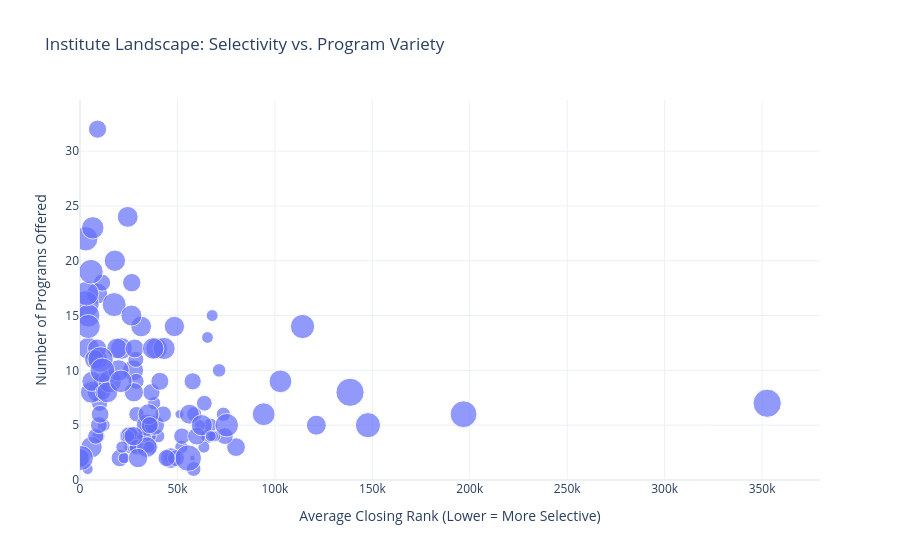

The cell this chart's notebook holds for it:
### Code cell
import plotly.express as px

fig = px.scatter(
    institute_stats_df,
    x='Institute_Closing_Mean',
    y='Total_Programs',
    size='Institute_Closing_STD_Ratio',
    hover_name='Institute',
    title='Institute Landscape: Selectivity vs. Program Variety',
    labels={
        'Institute_Closing_Mean': 'Average Closing Rank (Lower = More Selective)',
        'Total_Programs': 'Number of Programs Offered',
        'Institute_Closing_STD_Ratio': 'Branch Disparity (Rank Spread)'
    }
)
fig.update_layout(template='plotly_white', xaxis=dict(rangemode='nonnegative'), yaxis=dict(rangemode='nonnegative'))
fig.show()

### Figure 1 — Plotly figure (JSON) as saved in the notebook; plotly's stock layout.template omitted (floating-point values rounded to 4 significant figures)
{"data": [{"hovertemplate": "<b>%{hovertext}</b><br><br>Average Closing Rank (Lower = More Selective)=%{x}<br>Number of Programs Offered=%{y}<br>Branch Disparity (Rank Spread)=%{marker.size}<extra></extra>", "hovertext": ["Assam University, Silchar", "Atal Bihari Vajpayee Indian Institute of Information Technology & Management Gwalior", "Birla Institute of Technology, Deoghar Off-Campus", "Birla Institute of Technology, Mesra, Ranchi", "Birla Institute of Technology, Patna Off-Campus", "CU Jharkhand", "Central University of Haryana", "Central University of Jammu", "Central University of Rajasthan, Rajasthan", "Central institute of Technology Kokrajar, Assam", "Chhattisgarh Swami Vivekanada Technical University, Bhilai (CSVTU Bhilai)", "Dr. B R Ambedkar National Institute of Technology, Jalandhar", "Gati Shakti Vishwavidyalaya, Vadodara", "Ghani Khan Choudhary Institute of Engineering and Technology, Malda, West Bengal", "Gurukula Kangri Vishwavidyalaya, Haridwar", "INDIAN INSTITUTE OF INFORMATION TECHNOLOGY SENAPATI MANIPUR", "Indian Institute of Carpet Technology, Bhadohi", "Indian Institute of Engineering Science and Technology, Shibpur", "Indian Institute of Handloom Technology(IIHT), Varanasi", "Indian Institute of Handloom Technology, Salem", "Indian Institute of Information Technology (IIIT) Nagpur", "Indian Institute of Information Technology (IIIT) Pune", "Indian Institute of Information Technology (IIIT) Ranchi", "Indian Institute of Information Technology (IIIT), Sri City, Chittoor", "Indian Institute of Information Technology (IIIT)Kota, Rajasthan", "Indian Institute of Information Technology Bhagalpur", "Indian Institute of Information Technology Bhopal", "Indian Institute of Information Technology Design & Manufacturing Kurnool, Andhra Pradesh", "Indian Institute of Information Technology Guwahati", "Indian Institute of Information Technology Lucknow", "Indian Institute of Information Technology Surat", "Indian Institute of Information Technology Tiruchirappalli", "Indian Institute of Information Technology(IIIT) Dharwad", "Indian Institute of Information Technology(IIIT) Kalyani, West Bengal", "Indian Institute of Information Technology(IIIT) Kilohrad, Sonepat, Haryana", "Indian Institute of Information Technology(IIIT) Kottayam", "Indian Institute of Information Technology(IIIT) Una, Himachal Pradesh", "Indian Institute of Information Technology(IIIT), Vadodara, Gujrat", "Indian Institute of Information Technology, Agartala", "Indian Institute of Information Technology, Allahabad", "Indian Institute of Information Technology, Design & Manufacturing, Kancheepuram", "Indian Institute of Information Technology, Vadodara International Campus Diu (IIITVICD)", "Indian Institute of Technology (BHU) Varanasi", "Indian Institute of Technology (ISM) Dhanbad", "Indian Institute of Technology Bhilai", "Indian Institute of Technology Bhubaneswar", "Indian Institute of Technology Bombay", "Indian Institute of Technology Delhi", "Indian Institute of Technology Dharwad", "Indian Institute of Technology Gandhinagar", "Indian Institute of Technology Goa", "Indian Institute of Technology Guwahati", "Indian Institute of Technology Hyderabad", "Indian Institute of Technology Indore", "Indian Institute of Technology Jammu", "Indian Institute of Technology Jodhpur", "Indian Institute of Technology Kanpur", "Indian Institute of Technology Kharagpur", "Indian Institute of Technology Madras", "Indian Institute of Technology Mandi", "Indian Institute of Technology Palakkad", "Indian Institute of Technology Patna", "Indian Institute of Technology Roorkee", "Indian Institute of Technology Ropar", "Indian Institute of Technology Tirupati", "Indian institute of information technology, Raichur, Karnataka", "Institute of Chemical Technology, Mumbai: Indian Oil Odisha Campus, Bhubaneswar", "Institute of Engineering and Technology, Dr. H. S. Gour University. Sagar (A Central University)", "Institute of Infrastructure, Technology, Research and Management-Ahmedabad", "International Institute of Information Technology, Bhubaneswar", "International Institute of Information Technology, Naya Raipur", "Islamic University of Science and Technology Kashmir", "J.K. Institute of Applied Physics & Technology, Department of Electronics & Communication, University of Allahabad- Allahabad", "Jawaharlal Nehru University, Delhi", "Malaviya National Institute of Technology Jaipur", "Maulana Azad National Institute of Technology Bhopal", "Mizoram University, Aizawl", "Motilal Nehru National Institute of Technology Allahabad", "National Institute of Advanced Manufacturing Technology, Ranchi", "National Institute of Electronics and Information Technology, Ajmer (Rajasthan)", "National Institute of Electronics and Information Technology, Aurangabad (Maharashtra)", "National Institute of Electronics and Information Technology, Gorakhpur (UP)", "National Institute of Electronics and Information Technology, Patna (Bihar)", "National Institute of Electronics and Information Technology, Ropar (Punjab)", "National Institute of Food Technology Entrepreneurship and Management, Kundli", "National Institute of Food Technology Entrepreneurship and Management, Thanjavur", "National Institute of Technology Agartala", "National Institute of Technology Arunachal Pradesh", "National Institute of Technology Calicut", "National Institute of Technology Delhi", "National Institute of Technology Durgapur", "National Institute of Technology Goa", "National Institute of Technology Hamirpur", "National Institute of Technology Karnataka, Surathkal", "National Institute of Technology Meghalaya", "National Institute of Technology Nagaland", "National Institute of Technology Patna", "National Institute of Technology Puducherry", "National Institute of Technology Raipur", "National Institute of Technology Sikkim", "National Institute of Technology, Andhra Pradesh", "National Institute of Technology, Jamshedpur", "National Institute of Technology, Kurukshetra", "National Institute of Technology, Manipur", "National Institute of Technology, Mizoram", "National Institute of Technology, Rourkela", "National Institute of Technology, Silchar", "National Institute of Technology, Srinagar", "National Institute of Technology, Tiruchirappalli", "National Institute of Technology, Uttarakhand", "National Institute of Technology, Warangal", "North Eastern Regional Institute of Science and Technology, Nirjuli-791109 (Itanagar),Arunachal Pradesh", "North-Eastern Hill University, Shillong", "Pt. Dwarka Prasad Mishra Indian Institute of Information Technology, Design & Manufacture Jabalpur", "Puducherry Technological University, Puducherry", "Punjab Engineering College, Chandigarh", "Rajiv Gandhi National Aviation University, Fursatganj, Amethi (UP)", "Sant Longowal Institute of Engineering and Technology", "Sardar Vallabhbhai National Institute of Technology, Surat", "School of Engineering, Tezpur University, Napaam, Tezpur", "School of Planning & Architecture, Bhopal", "School of Planning & Architecture, New Delhi", "School of Planning & Architecture: Vijayawada", "School of Studies of Engineering and Technology, Guru Ghasidas Vishwavidyalaya, Bilaspur", "Shri G. S. Institute of Technology and Science Indore", "Shri Mata Vaishno Devi University, Katra, Jammu & Kashmir", "University of Hyderabad", "Visvesvaraya National Institute of Technology, Nagpur"], "legendgroup": "", "marker": {"color": "#636efa", "size": [0.4913, 0.2347, 0.3925, 0.5758, 0.3497, 0.1879, 0.2891, 0.2789, 0.2476, 0.1809, 0.2022, 0.6018, 0.3165, 0.5561, 0.1623, 0.1145, 0, 0.6198, 0, 0, 0.3341, 0.4238, 0.4361, 0.2719, 0.1718, 0.2455, 0.3522, 0.242, 0.1809, 0.2447, 0.5113, 0.4791, 0.2957, 0.1795, 0.3421, 0.2515, 0.1485, 0.215, 0, 0.6388, 0.358, 0.1984, 0.6179, 0.4076, 0.37, 0.5157, 1.074, 0.8247, 0.4171, 0.6617, 0.3633, 0.6862, 0.7378, 0.5677, 0.3436, 0.4799, 0.8035, 0.7008, 0.8442, 0.5088, 0.3972, 0.4613, 0.8396, 0.5377, 0.4404, 0.5908, 0.3029, 0.2812, 0.3777, 0.6983, 0.2137, 0.1688, 0.1186, 0.5261, 0.743, 0.6658, 0.5578, 0.6315, 0.4456, 0, 0.6, 0.04265, 0, 0, 0, 0, 0.8199, 0.7266, 0.6013, 0.6145, 0.4966, 0.5599, 0.6477, 0.8989, 0.7677, 0.3832, 0.4736, 0.6274, 0.6904, 1.001, 0.4205, 0.519, 0.6358, 0.8831, 1.114, 0.6087, 0.61, 1.108, 0.8533, 0.4089, 0.7982, 0.3971, 0.1679, 0.5235, 0.7219, 0.6473, 0.9759, 0.199, 0.6149, 0.1911, 0.5159, 0.4714, 0.8692, 0.2542, 0.452, 0.4128, 0.415, 0.7147], "sizemode": "area", "sizeref": 0.002785, "symbol": "circle"}, "mode": "markers", "name": "", "orientation": "v", "showlegend": false, "type": "scatter", "x": [80060.0, 12130.0, 74330.0, 48430.0, 63800.0, 69270.0, 65550.0, 66940.0, 52040.0, 61409, 63590.0, 31370.0, 58630.0, 121300.0, 68280, 51033, 85440, 27220.0, 80309, 72130, 28990.0, 20410, 34820.0, 26090.0, 26790.0, 40150.0, 28840.0, 38070.0, 22560, 9414.0, 25140.0, 25580.0, 36310.0, 36250.0, 29230.0, 33260.0, 31740.0, 24830.0, 37181, 5924.0, 28650.0, 35320.0, 8784.0, 11350.0, 10054, 8674.0, 2713.0, 2967.0, 11260.0, 5816.0, 8065.0, 4326.0, 4302.0, 6129.0, 11780.0, 9469.0, 4246.0, 6546.0, 3358.0, 8805, 9715.0, 9002.0, 5621.0, 7390.0, 10300.0, 34323, 58320.0, 73570.0, 52300.0, 34580, 21530.0, 3950.0, 45380.0, 29770.0, 15280.0, 21250.0, 56170.0, 19770.0, 59870.0, 47166, 46567, 57660.0, 50162, 40473, 81078, 66380, 114200.0, 94250.0, 19020.0, 14000.0, 28030.0, 38240.0, 39300.0, 10530.0, 75300.0, 42710.0, 26560.0, 62500.0, 43130.0, 196800.0, 36620.0, 27640.0, 17890.0, 147757, 352600.0, 24480.0, 35180.0, 138600.0, 11490.0, 35770.0, 17530.0, 49266, 67110.0, 27550.0, 102900.0, 37530.0, 55539, 67820.0, 26370.0, 65420.0, 389, 145.5, 472.5, 71390.0, 40988, 57810.0, 44436, 20970.0], "xaxis": "x", "y": [3, 5, 4, 14, 7, 4, 4, 5, 3, 5, 3, 14, 6, 5, 4, 6, 1, 10, 1, 1, 6, 2, 5, 3, 3, 4, 9, 7, 2, 4, 4, 4, 3, 4, 3, 4, 4, 4, 1, 3, 11, 3, 17, 18, 7, 8, 16, 22, 9, 8, 4, 12, 15, 9, 8, 11, 14, 23, 17, 12, 5, 32, 19, 11, 6, 3, 1, 6, 4, 5, 3, 1, 2, 2, 9, 12, 6, 10, 4, 1, 2, 2, 1, 1, 1, 1, 14, 6, 12, 8, 12, 5, 12, 11, 5, 6, 18, 5, 12, 6, 8, 8, 20, 5, 7, 24, 6, 8, 10, 5, 16, 2, 4, 4, 9, 12, 2, 15, 15, 13, 2, 2, 2, 10, 9, 9, 2, 9], "yaxis": "y"}], "layout": {"legend": {"itemsizing": "constant", "tracegroupgap": 0}, "title": {"text": "Institute Landscape: Selectivity vs. Program Variety"}, "xaxis": {"anchor": "y", "domain": [0, 1], "rangemode": "nonnegative", "title": {"text": "Average Closing Rank (Lower = More Selective)"}}, "yaxis": {"anchor": "x", "domain": [0, 1], "rangemode": "nonnegative", "title": {"text": "Number of Programs Offered"}}}}
